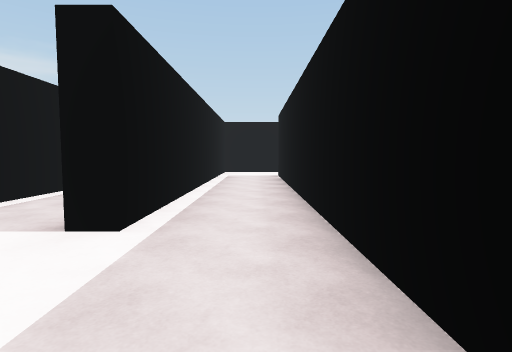
View 1 (above)

24 first-person views from a walk through a scene from a Unity 3-D project. The camera is 1.4 m above the floor, tilts 4° down and sees 80° across. The floor is counted in squares, 2 m on a side. Each view is taken from the middle of a square. On the plan, view 1 faces up. The plan holds only what a view shows up to about 10 squares ahead; the rest is blank. The player is left out.

View 2
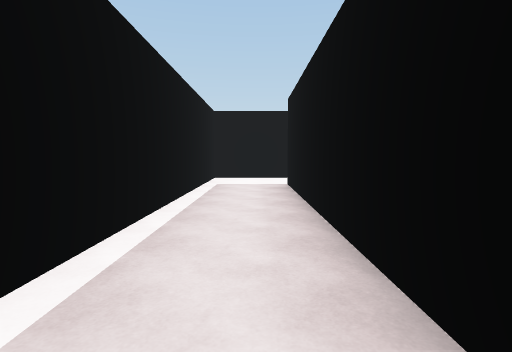

View 3
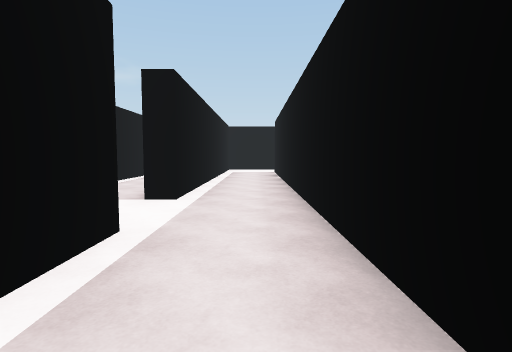

View 4
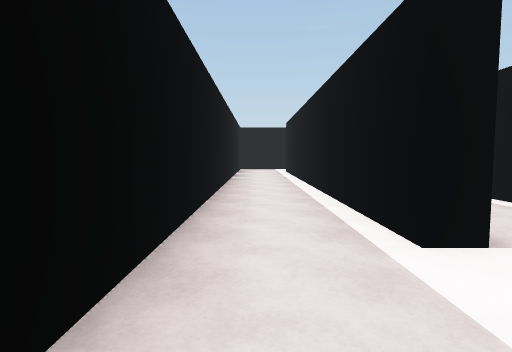

View 5
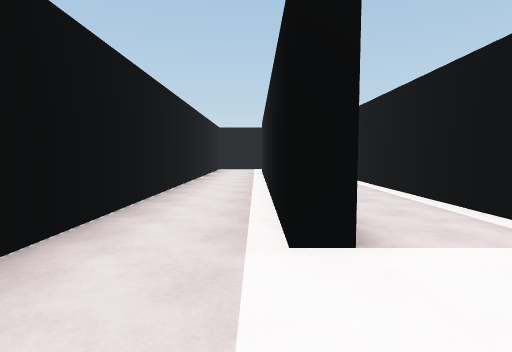

View 6
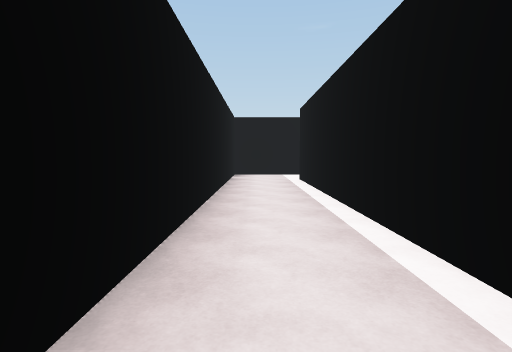

View 7
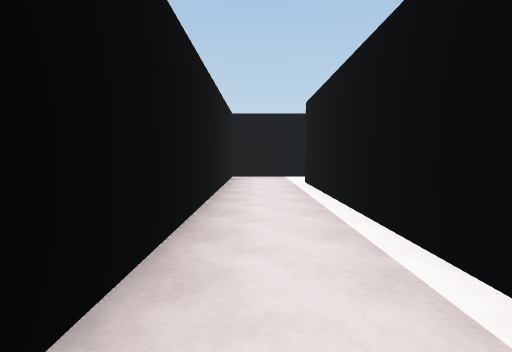

View 8
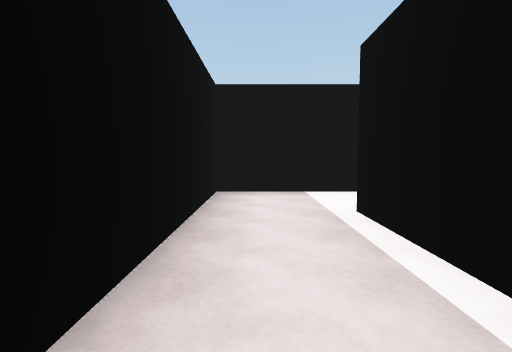

View 9
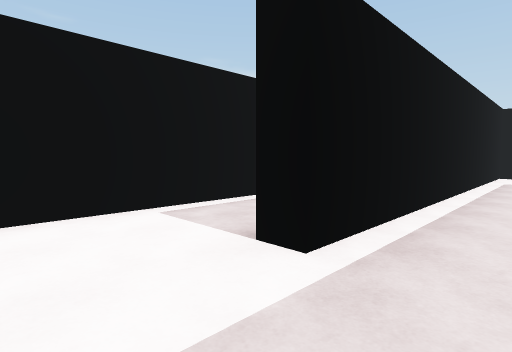

View 10
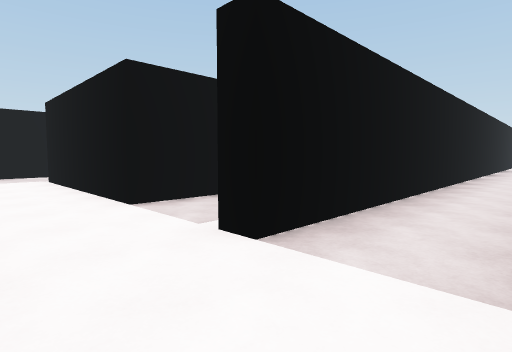

View 11
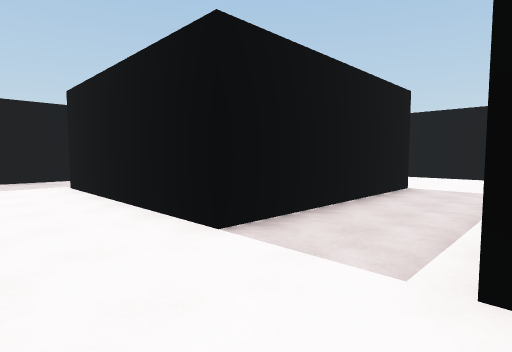

View 12
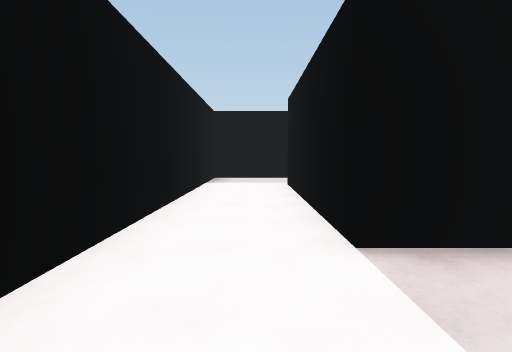

View 13
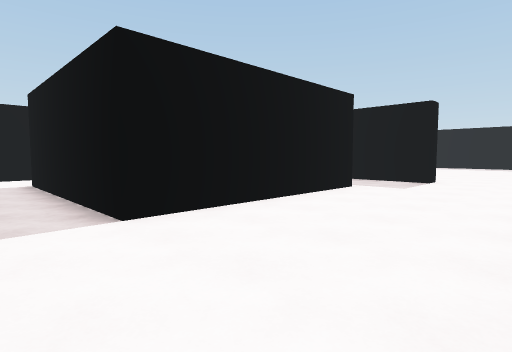

View 14
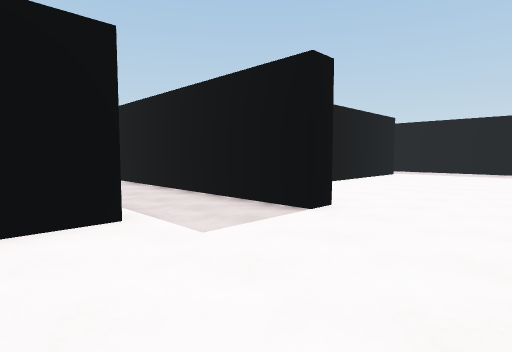

View 15
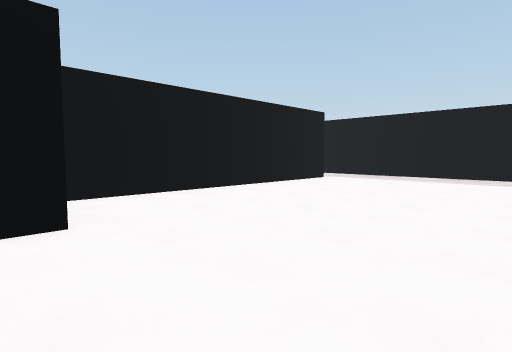

View 16
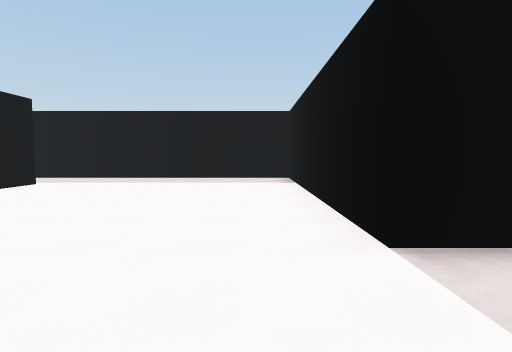

View 17
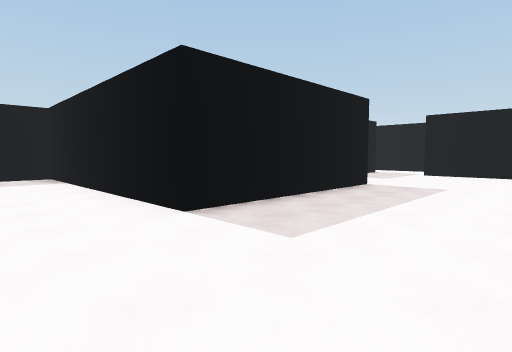

View 18
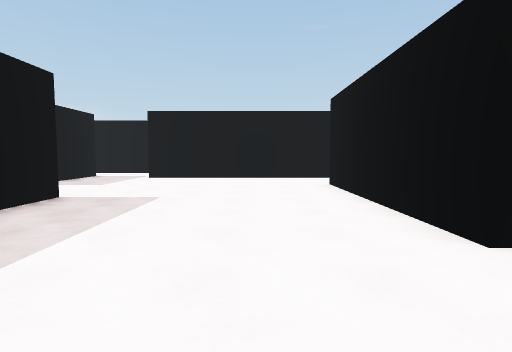

View 19
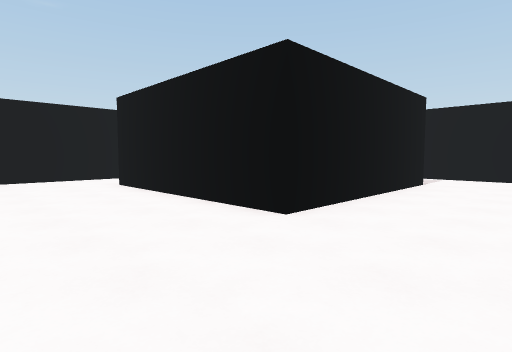

View 20
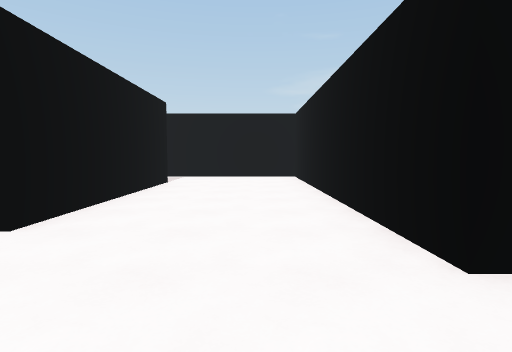

View 21
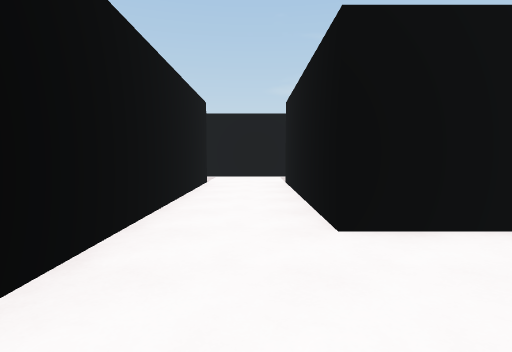

View 22
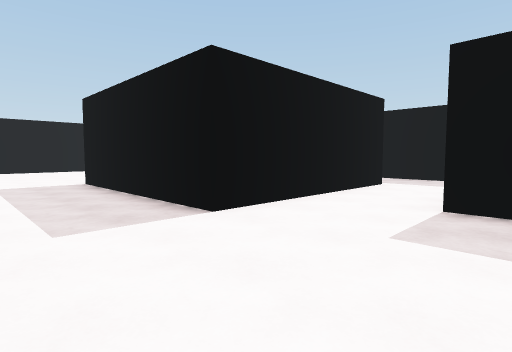

View 23
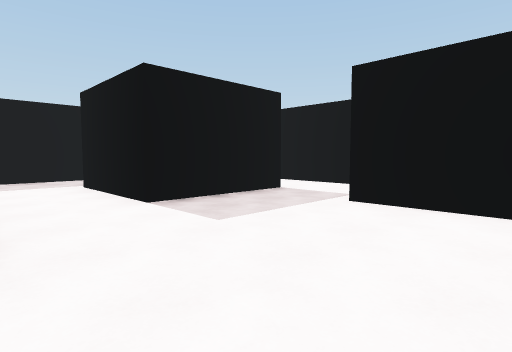

View 24
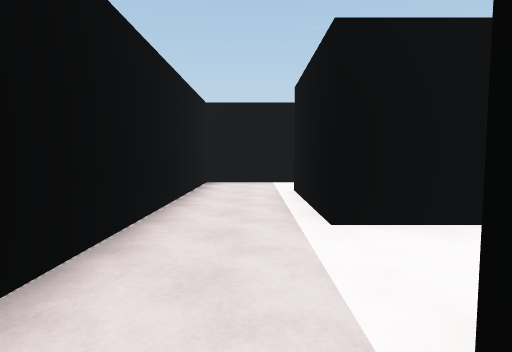

### Floor plan
Ten units are one square. View 1 is at (0, 0); x grows to the right and y downward. Boxes are objects, and circles mark ways between rooms. Rooms are numbered by the first view taken in them; rooms with no view inside come last. Other rooms are left out.
<svg viewBox="-25 -127 232 250">
<path fill="none" stroke="#000" d="M-13 -8 -13 98M-20 118 7 118 7 -102 12 -102M10 -122 -13 -122 -13 -27M90 -13 12 -13 12 29M109 -42 103 -42 103 -122 29 -122M84 -52 32 -52 32 -102 82 -102M32 22 82 22 82 72 34 72M24 -17 45 -17M12 70 12 96M184 50 132 50 132 0 202 0 202 -66M32 92 132 92M182 -62 111 -62M152 100 152 70 182 70M182 70 182 100M145 118 202 118 202 41"/>
<circle cx="10" cy="-115" r="3" fill="#2a7"/>
<circle cx="145" cy="100" r="3" fill="#2a7"/>
<circle cx="180" cy="60" r="3" fill="#2a7"/>
<text x="-10" y="0">1</text>
<text x="90" y="0">2</text>
<text x="190" y="70">3</text>
</svg>
Room 1 opens to room 2. Room 2 opens to room 3.

Where each view was taken, in squares from view 1:
view 1: 0 up, 0 right, facing up
view 2: 3 up, 0 right, facing up
view 3: 2 down, 0 right, facing up
view 4: 3 up, 0 right, facing down
view 5: 3 up, 1 left, facing down
view 6: 1 down, 0 right, facing down
view 7: 2 down, 0 right, facing down
view 8: 6 down, 0 right, facing down
view 9: 1 up, 0 right, facing up-left
view 10: 12 up, 1 left, facing down-right
view 11: 12 up, 1 right, facing down-right
view 12: 11 up, 1 right, facing right
view 13: 2 up, 2 right, facing up-right
view 14: 2 up, 7 right, facing up-right
view 15: 1 up, 10 right, facing up-right
view 16: 1 up, 11 right, facing right
view 17: 2 up, 10 right, facing down-right
view 18: 0 up, 10 right, facing down
view 19: 0 up, 11 right, facing down-left
view 20: 0 up, 11 right, facing left
view 21: 8 down, 11 right, facing left
view 22: 8 down, 11 right, facing up-right
view 23: 5 down, 11 right, facing down-right
view 24: 4 down, 19 right, facing down
